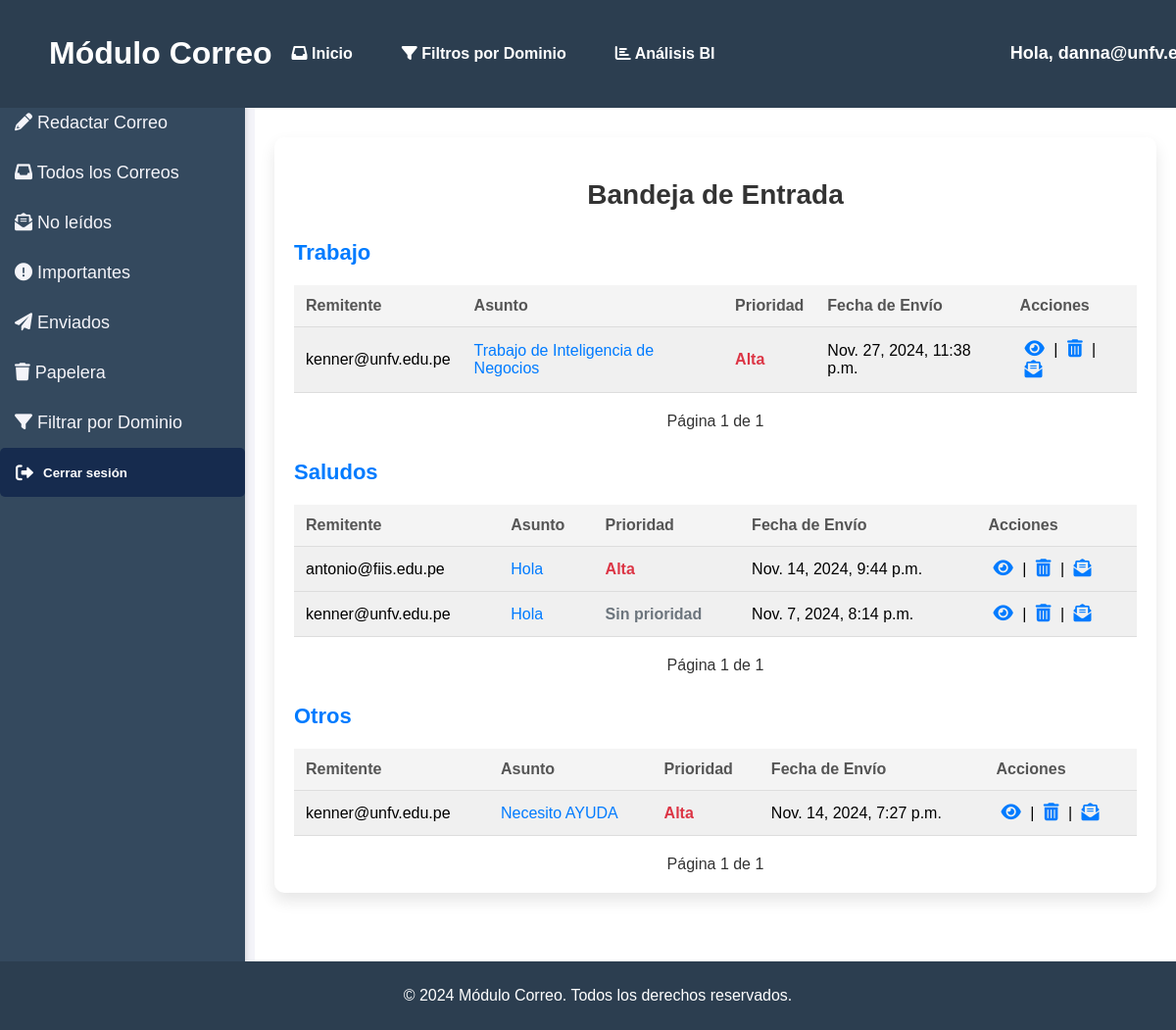
The page /home/inbox/ (signed in) on the database as committed earlier.
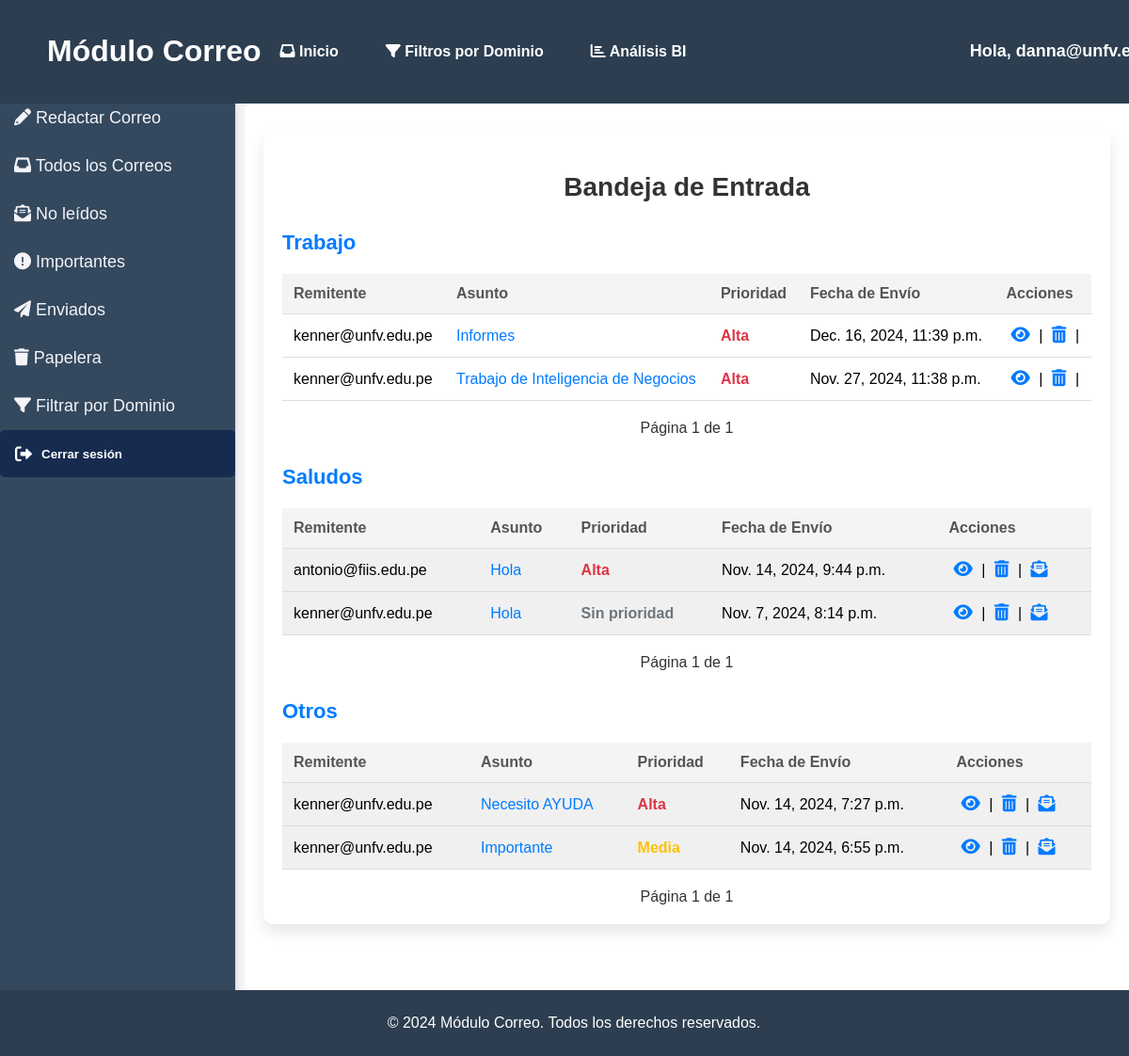
The same page on the database as committed later.
### emails/models.py (models this page shows, shortened)
class Correo(models.Model):
    remitente = models.ForeignKey(User, on_delete=models.CASCADE, related_name="enviados")
    destinatario = models.ForeignKey(User, on_delete=models.CASCADE, related_name="correos_recibidos")
    asunto = models.CharField(max_length=200)
    contenido = models.TextField()
    fecha_envio = models.DateTimeField(auto_now_add=True)
    eliminado_por_remitente = models.BooleanField(default=False)
    eliminado_por_destinatario = models.BooleanField(default=False)
    prioridad = models.ForeignKey(Prioridad, on_delete=models.SET_NULL, null=True, blank=True)  # Clave foránea
    leido = models.BooleanField(default=False)

class Prioridad(models.Model):
    nivel = models.CharField(max_length=50)  # Ej: "Alta", "Media", "Baja"
    descripcion = models.TextField(blank=True, null=True)  # Descripción opcional

### emails/views.py (the view)
# urls.py: path('inbox/', views.inbox_view, name='inbox'),
@login_required
def inbox_view(request):
    correos_recibidos = Correo.objects.filter(destinatario=request.user,eliminado_por_destinatario=False).order_by('-fecha_envio')
    clasificados = {}
    for correo in correos_recibidos:
        categoria = clasificar_por_asunto(correo.asunto)
        if categoria not in clasificados:
            clasificados[categoria] = []
        clasificados[categoria].append(correo)
    for categoria, correos in clasificados.items():
        paginator = Paginator(correos, 10)  # Paginación para cada categoría
        page_number = request.GET.get(f'page_{categoria}')  # Usamos un parámetro de página único por categoría
        page_obj = paginator.get_page(page_number)  # Obtener los correos de la página actual
        clasificados[categoria] = page_obj  # Reemplazamos la lista de correos por el objeto de paginación
    return render(request, 'emails/inbox.html', {
        'correos_clasificados': clasificados
    })

### emails/utils.py (called while the page is built)
def clasificar_por_asunto(asunto):
    asunto = asunto.lower()  # Convertir a minúsculas para evitar problemas de mayúsculas
    for categoria, palabras_clave in CATEGORIAS_POR_PALABRAS.items():
        for palabra in palabras_clave:
            if palabra in asunto:
                return categoria
    return "Otros"  # Categoría por defecto

### Templates/emails/inbox.html (shortened to what this page needs)
{% extends 'emails/base.html' %}
{% block content %}
<div class="bandeja-container">
  <h2>Bandeja de Entrada</h2>
  {% if correos_clasificados %}
    {% for categoria, page_obj in correos_clasificados.items %}
      <h3>{{ categoria }}</h3>
      <table>
        <thead>
          <tr>
            <th>Remitente</th>
            <th>Asunto</th>
            <th>Prioridad</th>
            <th>Fecha de Envío</th>
            <th>Acciones</th>
          </tr>
        </thead>
        <tbody>
          {% for correo in page_obj %}
            <tr class="{% if correo.leido %}leido{% else %}no-leido{% endif %}">
              <td>{{ correo.remitente }}</td>
              <td>
                <a href="{% url 'ver_correo' correo.id %}">{{ correo.asunto }}</a>
              </td>
              <td class="prioridad {% if correo.prioridad.nivel == 'Alta' %}prioridad-alta{% elif correo.prioridad.nivel == 'Media' %}prioridad-media{% elif correo.prioridad.nivel == 'Baja' %}prioridad-baja{% else %}prioridad-sin{% endif %}">
                {% if correo.prioridad.nivel %}
                  {{ correo.prioridad.nivel }}
                {% else %}
                  Sin prioridad
                {% endif %}
              </td>
              <td>{{ correo.fecha_envio }}</td>
              <td class="acciones">
                <a href="{% url 'ver_correo' correo.id %}" title="Ver Correo"><i class="fas fa-eye"></i></a> |
                <a href="{% url 'eliminar_correo_recibido' correo.id %}" title="Eliminar Correo"><i class="fas fa-trash-alt"></i></a> |
                {% if correo.leido %}
                  <a href="{% url 'marcar_como_no_leido' correo.id %}" title="Marcar como No Leído"><i class="fas fa-envelope-open-text"></i></a>
                {% endif %}
              </td>
            </tr>
          {% endfor %}
        </tbody>
      </table>
      <div class="pagination">
        <span>Página {{ page_obj.number }} de {{ page_obj.paginator.num_pages }}</span>
      </div>
    {% endfor %}
  {% else %}
    <p>No tienes correos en tu bandeja de entrada.</p>
  {% endif %}
</div>
{% endblock %}

### Templates/emails/base.html (shortened to what this page needs)
<!DOCTYPE html>
<html lang="es">
<head>
    <link href="https://cdnjs.cloudflare.com/ajax/libs/font-awesome/6.0.0-beta3/css/all.min.css" rel="stylesheet">
    {% load static %}
    <link rel="stylesheet" href="https://cdnjs.cloudflare.com/ajax/libs/font-awesome/6.0.0-beta3/css/all.min.css">
</head>
<body>
<div class="navbar">
    <div class="logo">
        <h1>Módulo Correo</h1>
    </div>
    <a href="{% url 'inbox' %}" title="Ver todos los correos">
        <i class="fas fa-inbox"></i> Inicio
    </a>
    <a href="{% url 'filtrar_por_dominio' %}" title="Filtrar por dominio">
        <i class="fas fa-filter"></i> Filtros por Dominio
    </a>
    <a href="{% url 'dashboard' %}" title="Ver análisis BI">
        <i class="fas fa-chart-bar"></i> Análisis BI
    </a>
    <span class="user-info" style="font-size: 18px; color: white; font-weight: bold;">
        Hola, {{ user.username }}
    </span>
</div>
    <div class="sidebar">
        <a href="{% url 'redactar_correo' %}">
            <i class="fas fa-pencil-alt"></i> Redactar Correo
        </a>
        <a href="{% url 'inbox' %}">
            <i class="fas fa-inbox"></i> Todos los Correos
        </a>
        <a href="{% url 'correos_no_leidos' %}">
            <i class="fas fa-envelope-open-text"></i> No leídos
        </a>
        <a href="{% url 'correos_alta_prioridad' %}">
            <i class="fas fa-exclamation-circle"></i> Importantes
        </a>
        <a href="{% url 'correos_enviados' %}">
            <i class="fas fa-paper-plane"></i> Enviados
        </a>
        <a href="{% url 'correos_eliminados' %}">
            <i class="fas fa-trash"></i> Papelera
        </a>
        <a href="{% url 'filtrar_por_dominio' %}">
            <i class="fas fa-filter"></i> Filtrar por Dominio
        </a>
        <form action="{% url 'logout' %}" method="post" style="display: inline;">
            <button type="submit" class="logout-btn">
                <i class="fas fa-sign-out-alt"></i> Cerrar sesión
            </button>
        </form>
    </div>
    <div class="main-content">
        {% block content %}{% endblock %}
    </div>
    <footer>
        <p>&copy; 2024 Módulo Correo. Todos los derechos reservados.</p>
    </footer>
</body>
</html>

### Templates/emails/base.html (style rules this page uses)
.logout-btn { width: 100%; padding: 16px; background-color: #162B4E; color: white; font-weight: bold; text-align: left; border: none; border-radius: 5px; cursor: pointer; display: flex; align-items: center; gap: 10px; transition: background-color 0.3s ease; }
.logout-btn i { font-size: 18px; }
body { font-family: Arial, sans-serif; margin: 0; padding: 0; background-color: #f4f4f9; }
.navbar { background-color: #2c3e50; color: white; padding: 15px 50px; display: flex; justify-content: space-between; align-items: center; gap: 20px; position: fixed; top: 0; width: 100%; z-index: 1; }
.navbar .logo { margin-right: auto; }
.navbar a, .navbar button { color: white; text-decoration: none; font-weight: bold; background: none; border: none; cursor: pointer; }
.navbar a { margin-right: 30px; }
.sidebar { width: 250px; background-color: #34495e; position: fixed; top: 80px; left: 0; height: calc(100% - 80px); padding-top: 20px; box-shadow: 2px 0 5px rgba(0, 0, 0, 0.1); }
.sidebar a { padding: 15px; text-decoration: none; font-size: 18px; color: #f4f4f9; display: block; }
.navbar .user-info { margin-left: 10px; font-size: 18px; font-weight: bold; }
.main-content { margin-left: 260px; padding: 100px 20px; background-color: white; }
button { padding: 10px 20px; background-color: #2c3e50; color: white; border: none; border-radius: 5px; cursor: pointer; }
footer { text-align: center; padding: 10px; background-color: #2c3e50; color: white; position: fixed; bottom: 0; width: 100%; }

### Templates/emails/inbox.html (style rules this page uses)
.bandeja-container { max-width: 900px; margin: 40px auto; padding: 20px; background-color: #ffffff; border-radius: 10px; box-shadow: 0 8px 16px rgba(0, 0, 0, 0.1); }
h2 { font-size: 28px; color: #333; text-align: center; margin-bottom: 20px; }
h3 { font-size: 22px; color: #007bff; margin-top: 30px; margin-bottom: 10px; }
table { width: 100%; border-collapse: collapse; margin-top: 20px; }
th, td { padding: 12px; text-align: left; border-bottom: 1px solid #ddd; }
th { background-color: #f4f4f4; color: #555; }
td { font-size: 16px; }
td a { text-decoration: none; color: #007bff; }
.leido { background-color: #f0f0f0; }
.no-leido { background-color: #ffffff; }
.prioridad { font-weight: bold; }
.prioridad-alta { color: #dc3545; }
.prioridad-media { color: #ffc107; }
.prioridad-sin { color: #6c757d; }
.pagination { display: flex; justify-content: center; align-items: center; margin-top: 20px; }
.pagination span { margin: 0 10px; color: #333; }
.acciones a { color: #007bff; font-size: 18px; margin: 0 5px; }

Rows that differ between the two databases and show on the page:
added Correo: remitente "kenner@unfv.edu.pe", asunto "Informes", prioridad.nivel "Alta", fecha_envio "Dec. 16, 2024, 11:39 p.m.", leido False (drawn), shown under "Trabajo"
changed Correo "Trabajo de Inteligencia de Negocios": leido True → False (drawn)
now on this page (row edited): Correo: remitente "kenner@unfv.edu.pe", asunto "Importante", prioridad.nivel "Media", fecha_envio "Nov. 14, 2024, 6:55 p.m.", leido True (drawn), shown under "Otros"
